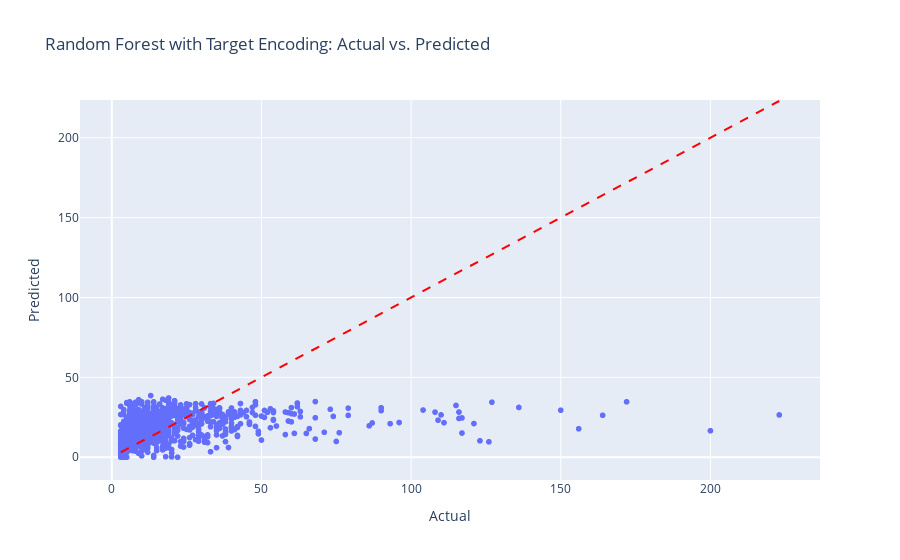

Source (notebook cell):
### Markdown cell above
## Ridge

### Code cell
model_ridge = Ridge(random_state=42)  # You can adjust alpha as needed
model_ridge.fit(X_train_imputed, y_train)

# Predict and clip negative values to zero
y_val_pred = model_ridge.predict(X_val_imputed)
y_val_pred = np.maximum(y_val_pred, 0)
rmse_val = root_mean_squared_error(y_val, y_val_pred)
print(f"RMSE on Validation Set (Ridge with Clipping): {rmse_val:.3f}")
plot_actual_vs_pred(y_val, y_val_pred, "Random Forest with Target Encoding")

### Figure 1 — Plotly figure (JSON) as saved in the notebook; plotly's stock layout.template omitted (floating-point values rounded to 4 significant figures; data arrays with more than 128 entries replaced by an {"elided": "..."} marker saying what was removed)
{"data": [{"hovertemplate": "Actual=%{x}<br>Predicted=%{y}<extra></extra>", "legendgroup": "", "marker": {"color": "#636efa", "symbol": "circle"}, "mode": "markers", "name": "", "showlegend": false, "type": "scattergl", "x": {"elided": "1160 int values"}, "xaxis": "x", "y": {"elided": "1160 float values"}, "yaxis": "y"}], "layout": {"legend": {"tracegroupgap": 0}, "shapes": [{"line": {"color": "Red", "dash": "dash"}, "type": "line", "x0": 3, "x1": 223, "y0": 3, "y1": 223}], "title": {"text": "Random Forest with Target Encoding: Actual vs. Predicted"}, "xaxis": {"anchor": "y", "domain": [0, 1], "title": {"text": "Actual"}}, "yaxis": {"anchor": "x", "domain": [0, 1], "title": {"text": "Predicted"}}}}
